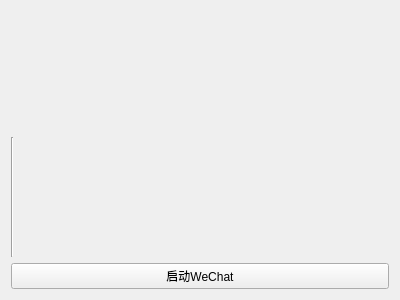
<?xml version="1.0" encoding="UTF-8"?>
<ui version="4.0">
 <class>Manager</class>
 <widget class="QWidget" name="Manager">
  <property name="geometry">
   <rect>
    <x>0</x>
    <y>0</y>
    <width>400</width>
    <height>300</height>
   </rect>
  </property>
  <property name="windowTitle">
   <string>Form</string>
  </property>
  <layout class="QGridLayout" name="gridLayout">
   <item row="0" column="0">
    <layout class="QVBoxLayout" name="verticalLayout">
     <item>
      <widget class="QLabel" name="icon_lbl">
       <property name="text">
        <string/>
       </property>
      </widget>
     </item>
     <item>
      <widget class="Line" name="line">
       <property name="orientation">
        <enum>Qt::Vertical</enum>
       </property>
      </widget>
     </item>
     <item>
      <widget class="QPushButton" name="bt">
       <property name="text">
        <string>启动WeChat</string>
       </property>
      </widget>
     </item>
    </layout>
   </item>
  </layout>
 </widget>
 <resources/>
 <connections/>
</ui>
